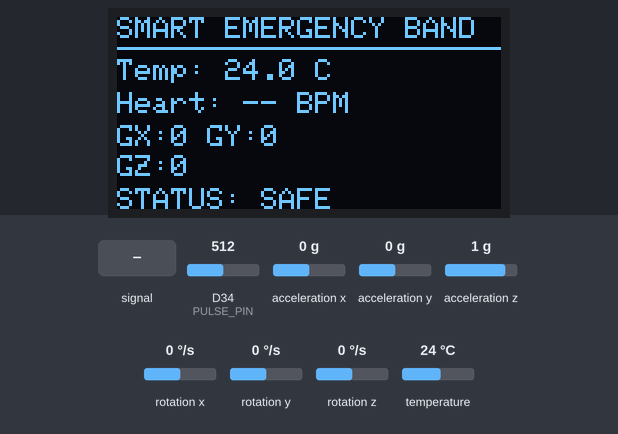
Bench run of a sketch on a simulated Arduino Due. Shown: 128×64 one-colour display. Wiring (inferred from the names in the program): MPU-6050 motion sensor at I2C address 0x68. The test bench sets the inputs (shaded band); at power-on: rotation x 0 °/s, rotation y 0 °/s, temperature 24 °C, D34 (PULSE_PIN) = 512, acceleration x 0 g, acceleration y 0 g, acceleration z 1 g, rotation z 0 °/s (analog values on the 0–1023 scale). What the sketch prints to the serial monitor is not drawn.

Above: at 6.0 s.
6.1 s: D34 (PULSE_PIN) fed a 200 Hz sine of ±81 counts around its level
At 8.1 s:
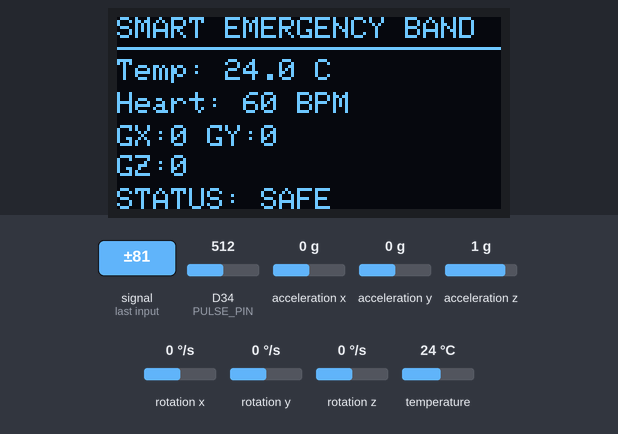
10.2 s: rotation x set to -192 °/s
At 11.7 s:
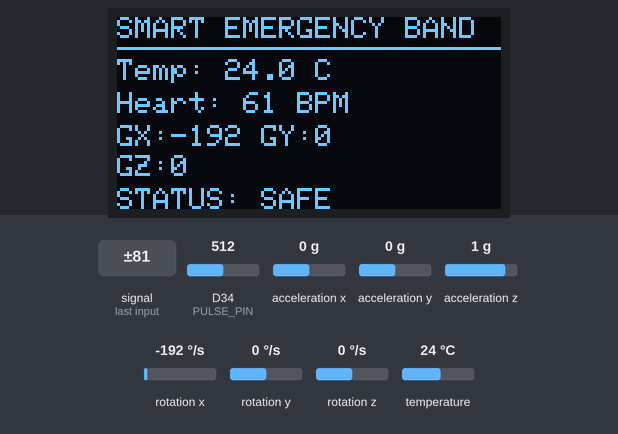
14.2 s: rotation y set to -192 °/s
At 16.0 s:
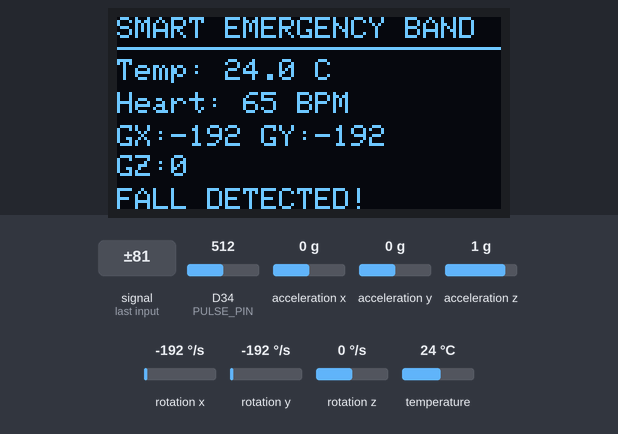
18.2 s: rotation x set to -100 °/s
At 19.1 s:
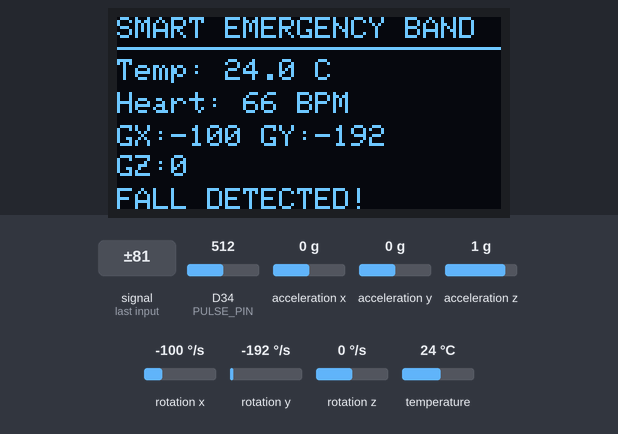
22.2 s: temperature set to 12 °C
At 24.1 s:
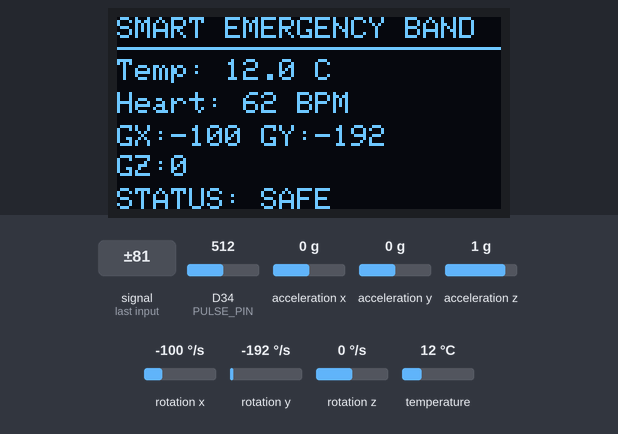
24.2 s: D34 (PULSE_PIN) set to 716
At 28.5 s:
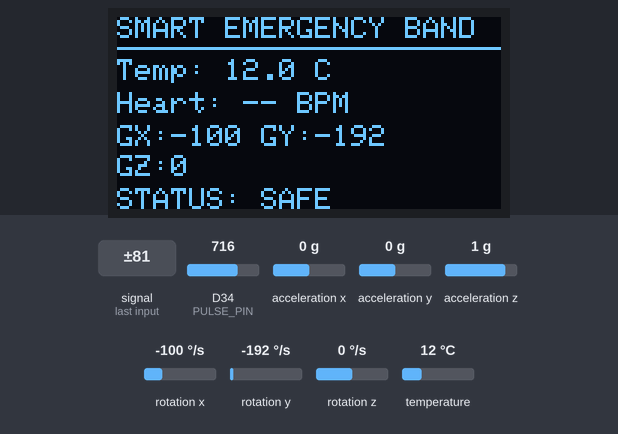
Timing chart, 0 to 29.3 s (numbered marks = the images above; inputs shaded):
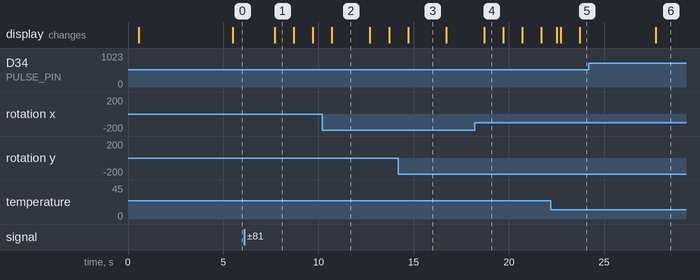

The sketch:

Health_Monitoring_Wrist_Band.ino
```cpp
#include <Wire.h>
#include <Adafruit_GFX.h>
#include <Adafruit_SSD1306.h>
#include <OneWire.h>
#include <DallasTemperature.h>

// =====================================================
// I2C
// =====================================================
#define SDA_PIN 21
#define SCL_PIN 22

// =====================================================
// MPU6050
// =====================================================
#define MPU_ADDR 0x68

#define PWR_MGMT_1   0x6B
#define ACCEL_XOUT_H 0x3B

// =====================================================
// DS18B20
// =====================================================
#define DS18B20_PIN 4

OneWire oneWire(DS18B20_PIN);
DallasTemperature ds18b20(&oneWire);

// =====================================================
// OLED
// =====================================================
#define SCREEN_WIDTH 128
#define SCREEN_HEIGHT 64
#define OLED_ADDR 0x3C
#define OLED_RESET -1

Adafruit_SSD1306 display(
  SCREEN_WIDTH,
  SCREEN_HEIGHT,
  &Wire,
  OLED_RESET
);

// =====================================================
// PULSE SENSOR
// =====================================================
#define PULSE_PIN 34

int pulseValue = 0;

// Automatic pulse detection
float pulseBaseline = 0;
float pulseThreshold = 0;

bool beatDetected = false;

unsigned long lastBeatTime = 0;

int bpm = 0;

// =====================================================
// MPU VALUES
// =====================================================
int16_t AcX, AcY, AcZ;
int16_t GyX, GyY, GyZ;

float gx = 0;
float gy = 0;
float gz = 0;

// =====================================================
// TEMPERATURE
// =====================================================
float temperature = 0;

// =====================================================
// GYROSCOPE FALL DETECTION
// =====================================================
float gyroMagnitude = 0;

float gyroFallThreshold = 250.0;

bool possibleFall = false;
bool fallDetected = false;

unsigned long fallStartTime = 0;

// =====================================================
// TIMERS
// =====================================================
unsigned long lastPulseSample = 0;
unsigned long lastTemperatureRead = 0;
unsigned long lastDisplayUpdate = 0;
unsigned long lastSerialUpdate = 0;

// =====================================================
// WRITE MPU REGISTER
// =====================================================
void writeMPU(byte reg, byte data) {

  Wire.beginTransmission(MPU_ADDR);
  Wire.write(reg);
  Wire.write(data);
  Wire.endTransmission();
}

// =====================================================
// READ MPU6050
// =====================================================
void readMPU() {

  Wire.beginTransmission(MPU_ADDR);
  Wire.write(ACCEL_XOUT_H);
  Wire.endTransmission(false);

  Wire.requestFrom(MPU_ADDR, 14);

  if (Wire.available() == 14) {

    AcX = (Wire.read() << 8) | Wire.read();
    AcY = (Wire.read() << 8) | Wire.read();
    AcZ = (Wire.read() << 8) | Wire.read();

    // Skip MPU6050 temperature
    Wire.read();
    Wire.read();

    GyX = (Wire.read() << 8) | Wire.read();
    GyY = (Wire.read() << 8) | Wire.read();
    GyZ = (Wire.read() << 8) | Wire.read();
  }

  // Convert gyro raw values to degrees/second
  gx = GyX / 131.0;
  gy = GyY / 131.0;
  gz = GyZ / 131.0;

  // Gyroscope magnitude
  gyroMagnitude = sqrt(
    (gx * gx) +
    (gy * gy) +
    (gz * gz)
  );
}

// =====================================================
// FALL DETECTION USING ONLY GYROSCOPE
// =====================================================
void detectFall() {

  // First sudden rotational movement
  if (gyroMagnitude > gyroFallThreshold &&
      !possibleFall &&
      !fallDetected) {

    possibleFall = true;

    fallStartTime = millis();

    Serial.println();
    Serial.println("POSSIBLE FALL DETECTED!");
  }

  // Confirm fall if strong movement continues
  if (possibleFall) {

    if (gyroMagnitude > gyroFallThreshold) {

      fallDetected = true;

      possibleFall = false;

      fallStartTime = millis();

      Serial.println();
      Serial.println("********************************");
      Serial.println("       FALL DETECTED!");
      Serial.println("********************************");
    }

    // Cancel possible fall after 1 second
    if (millis() - fallStartTime > 1000) {

      possibleFall = false;
    }
  }

  // Keep fall status for 5 seconds
  if (fallDetected) {

    if (millis() - fallStartTime > 5000) {

      fallDetected = false;
    }
  }
}

// =====================================================
// INITIALIZE PULSE BASELINE
// =====================================================
void calibratePulseSensor() {

  Serial.println();
  Serial.println("Calibrating pulse sensor...");
  Serial.println("Place finger on sensor and keep still.");

  long total = 0;

  const int samples = 300;

  for (int i = 0; i < samples; i++) {

    int value = analogRead(PULSE_PIN);

    total += value;

    delay(5);
  }

  pulseBaseline = total / (float)samples;

  // Dynamic threshold
  pulseThreshold = pulseBaseline + 80;

  Serial.print("Pulse baseline: ");
  Serial.println(pulseBaseline);

  Serial.print("Pulse threshold: ");
  Serial.println(pulseThreshold);

  Serial.println("Pulse sensor ready.");
}

// =====================================================
// READ HEART RATE
// =====================================================
void readHeartRate() {

  unsigned long currentTime = micros();

  // Sample every 10 ms
  if (currentTime - lastPulseSample < 10000) {
    return;
  }

  lastPulseSample = currentTime;

  pulseValue = analogRead(PULSE_PIN);

  // Slowly update baseline
  pulseBaseline =
    (pulseBaseline * 0.995) +
    (pulseValue * 0.005);

  // Dynamic threshold
  pulseThreshold = pulseBaseline + 60;

  unsigned long now = millis();

  // ===================================================
  // BEAT DETECTION
  // ===================================================
  if (pulseValue > pulseThreshold &&
      !beatDetected) {

    beatDetected = true;

    if (lastBeatTime > 0) {

      unsigned long beatInterval =
        now - lastBeatTime;

      // Valid heartbeat interval
      if (beatInterval >= 300 &&
          beatInterval <= 2000) {

        int newBPM =
          60000 / beatInterval;

        // Basic smoothing
        if (bpm == 0) {

          bpm = newBPM;

        }
        else {

          bpm =
            (bpm * 0.7) +
            (newBPM * 0.3);
        }
      }
    }

    lastBeatTime = now;
  }

  // Reset beat detection
  if (pulseValue < pulseBaseline) {

    beatDetected = false;
  }

  // If no beat for 3 seconds
  if (lastBeatTime > 0 &&
      now - lastBeatTime > 3000) {

    bpm = 0;
  }

  // Safety limits
  if (bpm < 30 || bpm > 220) {

    bpm = 0;
  }
}

// =====================================================
// READ DS18B20
// =====================================================
void readTemperature() {

  if (millis() - lastTemperatureRead < 1000) {
    return;
  }

  lastTemperatureRead = millis();

  ds18b20.requestTemperatures();

  float temp =
    ds18b20.getTempCByIndex(0);

  if (temp != DEVICE_DISCONNECTED_C) {

    temperature = temp;
  }
}

// =====================================================
// OLED
// =====================================================
void updateOLED() {

  if (millis() - lastDisplayUpdate < 200) {
    return;
  }

  lastDisplayUpdate = millis();

  display.clearDisplay();

  display.setTextColor(SSD1306_WHITE);
  display.setTextSize(1);

  // ===================================================
  // TITLE
  // ===================================================

  display.setCursor(0, 0);

  display.println("SMART EMERGENCY BAND");

  display.drawLine(
    0, 10,
    127, 10,
    SSD1306_WHITE
  );

  // ===================================================
  // TEMPERATURE
  // ===================================================

  display.setCursor(0, 14);

  display.print("Temp: ");

  if (temperature != DEVICE_DISCONNECTED_C) {

    display.print(temperature, 1);
    display.println(" C");

  }
  else {

    display.println("ERROR");
  }

  // ===================================================
  // HEART RATE
  // ===================================================

  display.setCursor(0, 25);

  display.print("Heart: ");

  if (bpm > 0) {

    display.print(bpm);
    display.println(" BPM");

  }
  else {

    display.println("-- BPM");
  }

  // ===================================================
  // GYROSCOPE
  // ===================================================

  display.setCursor(0, 36);

  display.print("GX:");
  display.print(gx, 0);

  display.print(" GY:");
  display.print(gy, 0);

  display.setCursor(0, 46);

  display.print("GZ:");
  display.print(gz, 0);

  // ===================================================
  // STATUS
  // ===================================================

  display.setCursor(0, 57);

  if (fallDetected) {

    display.print("FALL DETECTED!");

  }
  else if (possibleFall) {

    display.print("CHECK MOVEMENT");

  }
  else {

    display.print("STATUS: SAFE");
  }

  display.display();
}

// =====================================================
// SERIAL MONITOR
// =====================================================
void updateSerial() {

  if (millis() - lastSerialUpdate < 500) {
    return;
  }

  lastSerialUpdate = millis();

  Serial.print("Temp: ");

  if (temperature != DEVICE_DISCONNECTED_C) {

    Serial.print(temperature, 1);
    Serial.print(" C");

  }
  else {

    Serial.print("ERROR");
  }

  Serial.print(" | BPM: ");
  Serial.print(bpm);

  Serial.print(" | Pulse: ");
  Serial.print(pulseValue);

  Serial.print(" | Threshold: ");
  Serial.print(pulseThreshold);

  Serial.print(" | GX: ");
  Serial.print(gx, 1);

  Serial.print(" | GY: ");
  Serial.print(gy, 1);

  Serial.print(" | GZ: ");
  Serial.print(gz, 1);

  Serial.print(" | MAG: ");
  Serial.print(gyroMagnitude, 1);

  Serial.print(" | Status: ");

  if (fallDetected) {

    Serial.println("FALL DETECTED!");

  }
  else if (possibleFall) {

    Serial.println("POSSIBLE FALL");

  }
  else {

    Serial.println("SAFE");
  }
}

// =====================================================
// SETUP
// =====================================================
void setup() {

  Serial.begin(115200);

  // ===================================================
  // I2C
  // ===================================================

  Wire.begin(
    SDA_PIN,
    SCL_PIN
  );

  delay(500);

  // ===================================================
  // OLED
  // ===================================================

  if (!display.begin(
        SSD1306_SWITCHCAPVCC,
        OLED_ADDR)) {

    Serial.println("OLED NOT FOUND!");

    while (1);
  }

  display.clearDisplay();

  display.setTextColor(SSD1306_WHITE);
  display.setTextSize(1);

  display.setCursor(0, 0);
  display.println("SMART EMERGENCY BAND");

  display.setCursor(0, 20);
  display.println("Starting sensors...");

  display.display();

  delay(1500);

  // ===================================================
  // MPU6050
  // ===================================================

  writeMPU(
    PWR_MGMT_1,
    0x00
  );

  delay(100);

  Serial.println();
  Serial.println("==============================");
  Serial.println("   SMART EMERGENCY BAND");
  Serial.println("==============================");

  Serial.println("MPU6050 initialized");

  // ===================================================
  // DS18B20
  // ===================================================

  ds18b20.begin();

  Serial.println("DS18B20 initialized");

  // ===================================================
  // PULSE SENSOR
  // ===================================================

  pinMode(
    PULSE_PIN,
    INPUT
  );

  analogReadResolution(12);

  Serial.println("Pulse sensor initialized");

  // ===================================================
  // PULSE CALIBRATION
  // ===================================================

  calibratePulseSensor();

  Serial.println();
  Serial.println("System Ready!");

  delay(1000);
}

// =====================================================
// LOOP
// =====================================================
void loop() {

  // ===================================================
  // HEART RATE
  // ===================================================

  // Run continuously
  readHeartRate();

  // ===================================================
  // MPU6050
  // ===================================================

  readMPU();

  // ===================================================
  // FALL DETECTION
  // ===================================================

  detectFall();

  // ===================================================
  // TEMPERATURE
  // ===================================================

  readTemperature();

  // ===================================================
  // OUTPUTS
  // ===================================================

  updateSerial();

  updateOLED();

  // NO delay here
}
```

Measured:
- after the input at 6.1 s, the display: changes after 1.6 s (image 1)
- after the input at 14.2 s, the display: changes after 0.50 s (image 3)
- after the input at 24.2 s, the display: changes after 3.5 s (image 6)
- what the display in image 2 shows lasts 2.0 s, from 10.7 s to 12.7 s
- what the display in image 4 shows lasts 1.0 s, from 18.7 s to 19.7 s
